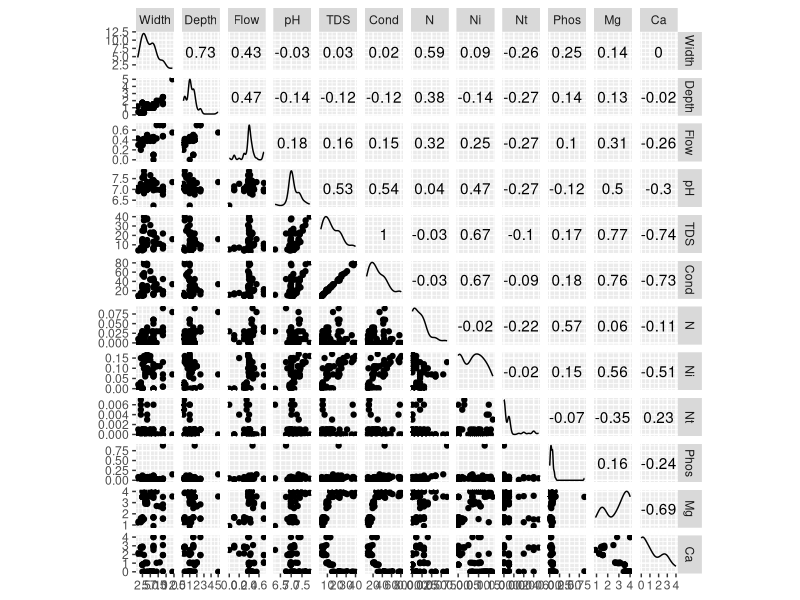
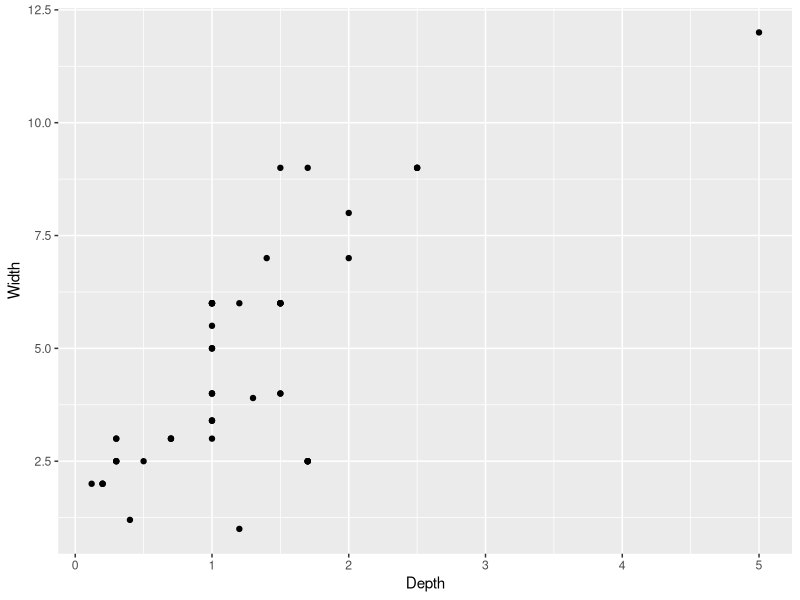
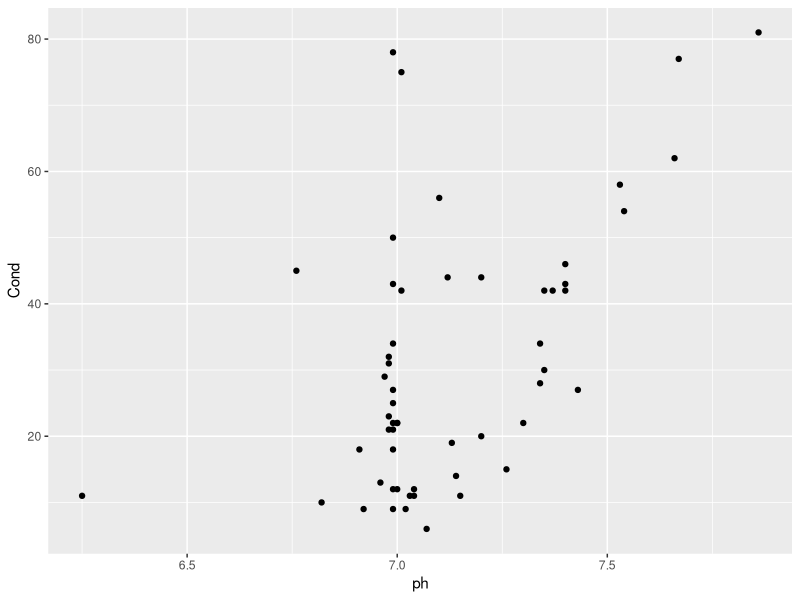
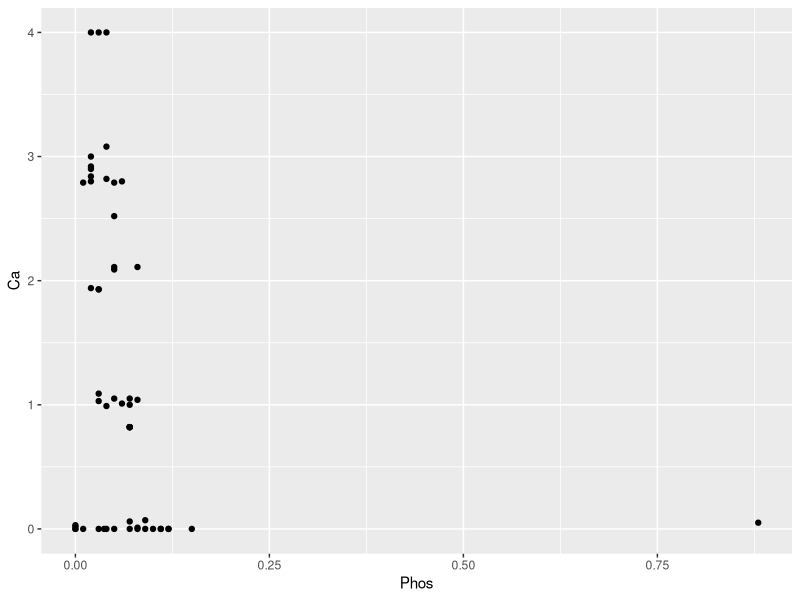

Source code (R) for these figures, in order:
## ---- chunk 1
library(tidyverse)
library(here)
library(GGally)
library(patchwork)
## ---- chunk 2
aegla <-                            # Importing and naming aegla_crabs.csv data
  read.csv(here("data", 
                "aegla_crabs.csv"))
aegla_wrangled <- aegla %>%         # Wrangling data
  select(-"Site",                   # Removing columns Site, AT, WT, Crab, Shrimp, Aeglam, AeglaFE, and AeglaFo
         -"AT",
         -"WT",
         -"Crab",
         -"Shrimp",
         -"Aeglam",
         -"AeglaFe",
         -"AeglaFo") %>% 
  drop_na() %>%                     # Dropping remaining NAs
  mutate(box_group = "row_order")   # Creating arbitrary variable for plotting purposes
## ---- chunk 3
aegla_wrangled %>% ggscatmat(columns = 1:13) # It is tiny in the notebook, but looking at it in the console obvious outliers can be seen. After looking at these and running multiple cleveland plots, I think these are the three possible outlier data points, as displayed by the three plots below.
## ---- chunk 4
aegla_wrangled %>%
  ggplot(aes(x = Depth,
             y = Width)) +
  geom_point() +
  labs(x = "Depth",
       y = "Width")

aegla_wrangled %>%
  ggplot(aes(x = pH,
             y = Cond)) +
  geom_point() +
  labs(x = "ph",
       y = "Cond")

aegla_wrangled %>%
  ggplot(aes(x = Phos,
             y = Ca)) +
  geom_point() +
  labs(x = "Phos",
       y = "Ca")

